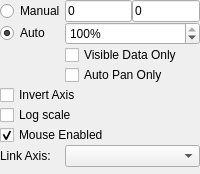
<?xml version="1.0" encoding="UTF-8"?>
<ui version="4.0">
 <class>Form</class>
 <widget class="QWidget" name="Form">
  <property name="geometry">
   <rect>
    <x>0</x>
    <y>0</y>
    <width>200</width>
    <height>174</height>
   </rect>
  </property>
  <property name="maximumSize">
   <size>
    <width>200</width>
    <height>16777215</height>
   </size>
  </property>
  <property name="windowTitle">
   <string>PyQtGraph</string>
  </property>
  <layout class="QGridLayout" name="gridLayout">
   <property name="margin">
    <number>0</number>
   </property>
   <property name="spacing">
    <number>0</number>
   </property>
   <item row="8" column="0" colspan="2">
    <widget class="QLabel" name="label">
     <property name="text">
      <string>Link Axis:</string>
     </property>
    </widget>
   </item>
   <item row="8" column="2" colspan="2">
    <widget class="QComboBox" name="linkCombo">
     <property name="toolTip">
      <string>&lt;html&gt;&lt;head/&gt;&lt;body&gt;&lt;p&gt;Links this axis with another view. When linked, both views will display the same data range.&lt;/p&gt;&lt;/body&gt;&lt;/html&gt;</string>
     </property>
     <property name="sizeAdjustPolicy">
      <enum>QComboBox::AdjustToContents</enum>
     </property>
    </widget>
   </item>
   <item row="2" column="2" colspan="2">
    <widget class="QSpinBox" name="autoPercentSpin">
     <property name="enabled">
      <bool>true</bool>
     </property>
     <property name="toolTip">
      <string>&lt;html&gt;&lt;head/&gt;&lt;body&gt;&lt;p&gt;Percent of data to be visible when auto-scaling. It may be useful to decrease this value for data with spiky noise.&lt;/p&gt;&lt;/body&gt;&lt;/html&gt;</string>
     </property>
     <property name="suffix">
      <string>%</string>
     </property>
     <property name="minimum">
      <number>1</number>
     </property>
     <property name="maximum">
      <number>100</number>
     </property>
     <property name="singleStep">
      <number>1</number>
     </property>
     <property name="value">
      <number>100</number>
     </property>
    </widget>
   </item>
   <item row="2" column="0" colspan="2">
    <widget class="QRadioButton" name="autoRadio">
     <property name="toolTip">
      <string>&lt;html&gt;&lt;head/&gt;&lt;body&gt;&lt;p&gt;Automatically resize this axis whenever the displayed data is changed.&lt;/p&gt;&lt;/body&gt;&lt;/html&gt;</string>
     </property>
     <property name="text">
      <string>Auto</string>
     </property>
     <property name="checked">
      <bool>true</bool>
     </property>
    </widget>
   </item>
   <item row="1" column="0" colspan="2">
    <widget class="QRadioButton" name="manualRadio">
     <property name="toolTip">
      <string>&lt;html&gt;&lt;head/&gt;&lt;body&gt;&lt;p&gt;Set the range for this axis manually. This disables automatic scaling. &lt;/p&gt;&lt;/body&gt;&lt;/html&gt;</string>
     </property>
     <property name="text">
      <string>Manual</string>
     </property>
    </widget>
   </item>
   <item row="1" column="2">
    <widget class="QLineEdit" name="minText">
     <property name="toolTip">
      <string>&lt;html&gt;&lt;head/&gt;&lt;body&gt;&lt;p&gt;Minimum value to display for this axis.&lt;/p&gt;&lt;/body&gt;&lt;/html&gt;</string>
     </property>
     <property name="text">
      <string>0</string>
     </property>
    </widget>
   </item>
   <item row="1" column="3">
    <widget class="QLineEdit" name="maxText">
     <property name="toolTip">
      <string>&lt;html&gt;&lt;head/&gt;&lt;body&gt;&lt;p&gt;Maximum value to display for this axis.&lt;/p&gt;&lt;/body&gt;&lt;/html&gt;</string>
     </property>
     <property name="text">
      <string>0</string>
     </property>
    </widget>
   </item>
   <item row="5" column="0" colspan="4">
    <widget class="QCheckBox" name="invertCheck">
     <property name="toolTip">
      <string>&lt;html&gt;&lt;head/&gt;&lt;body&gt;&lt;p&gt;Inverts the display of this axis. (+y points downward instead of upward)&lt;/p&gt;&lt;/body&gt;&lt;/html&gt;</string>
     </property>
     <property name="text">
      <string>Invert Axis</string>
     </property>
    </widget>
   </item>
   <item row="7" column="0" colspan="4">
    <widget class="QCheckBox" name="mouseCheck">
     <property name="toolTip">
      <string>&lt;html&gt;&lt;head/&gt;&lt;body&gt;&lt;p&gt;Enables mouse interaction (panning, scaling) for this axis.&lt;/p&gt;&lt;/body&gt;&lt;/html&gt;</string>
     </property>
     <property name="text">
      <string>Mouse Enabled</string>
     </property>
     <property name="checked">
      <bool>true</bool>
     </property>
    </widget>
   </item>
   <item row="3" column="2" colspan="2">
    <widget class="QCheckBox" name="visibleOnlyCheck">
     <property name="toolTip">
      <string>&lt;html&gt;&lt;head/&gt;&lt;body&gt;&lt;p&gt;When checked, the axis will only auto-scale to data that is visible along the orthogonal axis.&lt;/p&gt;&lt;/body&gt;&lt;/html&gt;</string>
     </property>
     <property name="text">
      <string>Visible Data Only</string>
     </property>
    </widget>
   </item>
   <item row="4" column="2" colspan="2">
    <widget class="QCheckBox" name="autoPanCheck">
     <property name="toolTip">
      <string>&lt;html&gt;&lt;head/&gt;&lt;body&gt;&lt;p&gt;When checked, the axis will automatically pan to center on the current data, but the scale along this axis will not change.&lt;/p&gt;&lt;/body&gt;&lt;/html&gt;</string>
     </property>
     <property name="text">
      <string>Auto Pan Only</string>
     </property>
    </widget>
   </item>
   <item row="6" column="0" colspan="4">
    <widget class="QCheckBox" name="logCheck">
     <property name="toolTip">
      <string>&lt;html&gt;&lt;head/&gt;&lt;body&gt;&lt;p&gt;Use log scale&lt;/p&gt;&lt;/body&gt;&lt;/html&gt;</string>
     </property>
     <property name="text">
      <string>Log scale</string>
     </property>
    </widget>
   </item>
  </layout>
 </widget>
 <resources/>
 <connections/>
</ui>
